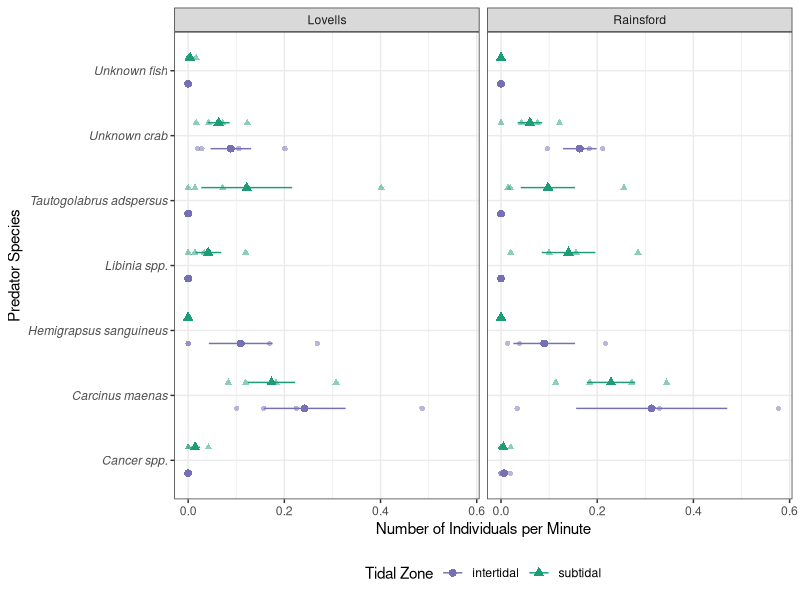

Generate this figure with R:
#' -----------------------------------------
#' Make a data frame where it has abundance
#' of species. It should be number of 
#' individuals per minute for each species
#' 
#' Also do a proprotion bar plot of species
#' to accomapny because why not?
#' -----------------------------------------

# load libraries
library(ggplot2) # create visualizations
library(dplyr) # data cleaning
library(stringr) # data cleaning for strings
library(tidyr) # pivot data
library(viridis)

# read in data frame
video_consumer <- read.csv("data/video_consumer.csv")

# reorder the columns, select out unneccesary organisms that are not going to be eating the squid
video_consumer <- video_consumer |> 
  select(c(Island:Site, Pop_Eaten:Tide_Height, bait_consumer, Total_sec_observed:Lobster))

# remove rows with NA for species
video_consumer <- video_consumer[-c(3, 6, 9, 13, 17),]

# make a new column for total consumers
video_consumer <- video_consumer |> 
  rowwise() |> 
  mutate(Total_Consumers = sum(PALO:Lobster))

# make a column for minutes observed
video_consumer <- video_consumer |> 
  mutate(Total_min_observed = Total_sec_observed/60) 

# pivot longer to calculate number of individuals of a species per minute - a form of abundance
abundance_per_min <- video_consumer |> 
  pivot_longer(cols = PALO:Lobster,
               names_to = "consumer",
               values_to = "consumer_count")

# create a column for consumer count per minute
abundance_per_min <- abundance_per_min |> 
  mutate(number_per_min = consumer_count/Total_min_observed)

# change Tide_Height values and also change the column name
abundance_per_min <- abundance_per_min |>
  rename(Tidal_Zone # new name
         = Tide_Height) # old name

# change values in Tidal Zone to intertidal and subtidal
abundance_per_min <- abundance_per_min %>%
  mutate(across('Tidal_Zone', # column name
                str_replace,
                'mid', # old value
                'intertidal')) # new value

abundance_per_min <- abundance_per_min %>%
  mutate(across('Tidal_Zone', # column name
                str_replace,
                'sub', # old value
                'subtidal')) # new value

# get rid of irrelevant species
abundance_per_min <-subset(abundance_per_min, consumer != "PALO" & consumer != "Stripped_bass" & consumer != "Flounder" & consumer != "Skate" & consumer != "Rock_gunnel" & consumer != "Lobster")

# change species names
abundance_per_min <- abundance_per_min |> 
  mutate(across('consumer', # column name
                str_replace,
                'Asian_Crab', # old value
                'Hemigrapsus sanguineus')) # new value

abundance_per_min <- abundance_per_min |> 
  mutate(across('consumer', # column name
                str_replace,
                'CAMA', # old value
                'Carcinus maenas')) # new value

abundance_per_min <- abundance_per_min |> 
  mutate(across('consumer', # column name
                str_replace,
                'Cancer_sp', # old value
                'Cancer spp.')) # new value

abundance_per_min <- abundance_per_min |> 
  mutate(across('consumer', # column name
                str_replace,
                'Cunner', # old value
                'Tautogolabrus adspersus')) # new value

abundance_per_min <- abundance_per_min |> 
  mutate(across('consumer', # column name
                str_replace,
                'LIER', # old value
                'Libinia spp.')) # new value - also, upon further review I cannot make out the different species of spider crabs in video. Changing it to just genus for data visualization and analysis.

abundance_per_min <- abundance_per_min |> 
  mutate(across('consumer', # column name
                str_replace,
                'Unknown_crab', # old value
                'Unknown crab')) # new value

abundance_per_min <- abundance_per_min |> 
  mutate(across('consumer', # column name
                str_replace,
                'Unknown_fish', # old value
                'Unknown fish')) # new value

# make a scatter plot for intertidal and subtidal by island

abundance_per_min |> 
  ggplot(aes(x = number_per_min, 
             y = consumer, 
             shape = Tidal_Zone,
             color = Tidal_Zone)) + 
  geom_point(alpha = 0.5,
             position = position_dodge(.8)) +
  scale_color_manual(values = c("#7570b3", "#1b9e77")) +
  stat_summary(fun.data = "mean_se",
               size = .5,
               position = position_dodge(.8)) +
  facet_wrap(vars(Island)) +
  theme_bw() +
  theme(legend.position = "bottom",
        axis.text.y = element_text(face = "italic"))+
  labs(shape = "Tidal Zone",
       color = "Tidal Zone") +
  ylab("Predator Species") +
  xlab("Number of Individuals per Minute")

